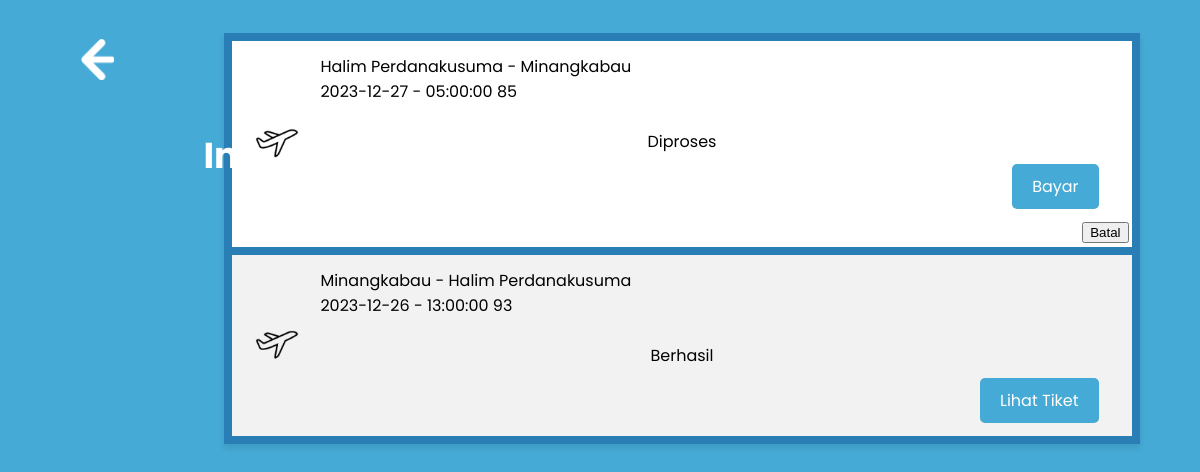
Page /riwayat.php (signed in) on the committed database.
### tables this page shows
CREATE TABLE `transaksi` (
  `id` int(11) NOT NULL,
  `id_jadwal` int(11) NOT NULL,
  `id_user` int(11) NOT NULL,
  `id_penumpang` int(11) NOT NULL,
  `harga` int(11) DEFAULT NULL,
  `status_pembayaran` enum('Berhasil','Gagal','Diproses') DEFAULT NULL,
  `id_kelas` int(11) DEFAULT NULL,
  `kursi` int(11) NOT NULL
);

CREATE TABLE `bandara` (
  `id` int(11) NOT NULL,
  `nama_bandara` varchar(50) NOT NULL,
  `lokasi_bandara` varchar(50) NOT NULL,
  `kode_bandara` varchar(3) DEFAULT NULL
);

CREATE TABLE `jadwal` (
  `id` int(11) NOT NULL,
  `id_rute` int(11) NOT NULL,
  `id_pesawat` int(11) NOT NULL,
  `jam_keberangkatan` time NOT NULL,
  `tanggal_keberangkatan` date NOT NULL
);

### function.php (called while the page is built, shortened)
<?php
$db = mysqli_connect('localhost', 'root', '', 'penerbangan');
function tampiltransaksi(){
    global $db;
    $query = "SELECT transaksi.id, transaksi.id_kelas, transaksi.id_jadwal, transaksi.id_user, transaksi.status_pembayaran, transaksi.kursi, kelas.nama_kelas, rute.harga AS hargaawal,transaksi.harga, kelas.harga_kelas, penumpang.nama_penumpang, penumpang.no_ktp, jadwal.id_pesawat, pesawat.nama_pesawat, pesawat.id_maskapai, maskapai.nama_maskapai, transaksi.id, b1.nama_bandara AS asal, b2.nama_bandara AS tujuan, b1.lokasi_bandara AS lokal, b2.lokasi_bandara AS loktu, jadwal.tanggal_keberangkatan AS tanggal, jadwal.jam_keberangkatan AS waktu_keberangkatan
    FROM transaksi
    INNER JOIN jadwal ON transaksi.id_jadwal = jadwal.id
    INNER JOIN kelas ON transaksi.id_kelas = kelas.id
    INNER JOIN penumpang ON transaksi.id_penumpang = penumpang.id
    INNER JOIN rute ON jadwal.id_rute = rute.id
    INNER JOIN pesawat ON jadwal.id_pesawat = pesawat.id
    INNER JOIN maskapai ON pesawat.id_maskapai = maskapai.id
    INNER JOIN bandara b1 ON rute.id_bandara_asal = b1.id
    INNER JOIN bandara b2 ON rute.id_bandara_tujuan = b2.id
    ORDER BY transaksi.id ASC
    ";
    $result = mysqli_query($db, $query);
    $rows = [];
    while ($row = mysqli_fetch_assoc($result)) {
        $rows[] = $row;
    }
    return $rows;
}
?>

### riwayat.php (the view, shortened to what this page needs)
<?php
require 'function.php';
$id = $_SESSION["id"];
$trans = tampiltransaksi();
$rows = [];
foreach ($trans as $row) {
    if ($row["id_user"] == $id) {
        $rows[] = $row;
    }
}
?>
<!DOCTYPE html>
<html lang="en">
<head>
</head>
<body>
    <div class="image-container">
        <a href="home.php">
            <img src="panah.png" alt="panah">
        </a>
    </div>
    <h1>Ini adalah Riwayat Pemesanan Tiket Kamu</h1>
    <table border="3">
        <?php foreach ($rows as $row): ?>
            <tr>
                <td>
                    <div class="image-container2">
                        <img src="pesawatkecil.png" alt="pesawat">
                    </div>
                    <div class="atribut">
                        <?= $row["asal"]; ?> -
                        <?= $row["tujuan"]; ?>
                        <br>
                        <?= $row["tanggal"]; ?> -
                        <?= $row["waktu_keberangkatan"]; ?>
                        <?= $row["id"]; ?>
                    </div>
                    <br>
                    <label for="status"><?= $row["status_pembayaran"]; ?></label>
                    <br>
                    <?php
                    if ($row["status_pembayaran"] == "Berhasil"): ?>
                        <div class="a">
                            <a class="button" href="tiket.php?id=<?= $row["id"]?>" >Lihat Tiket </a>
                        </div>
                    <?php else: ?>
                        <div class="a">
                            <a class="button" href="bayar.php?id=<?= $row["id"]?>" >Bayar</a>
                            <form method="post" action="">
                        <button type="submit" onclick="confirmCancellation(<?= $row['id'] ?>)" name="batal" value="<?= $row["id"] ?>">Batal</button>
                    </form>
                        </div>
                    <?php endif; ?>
                </td>
            </tr>
            <br>
        <?php endforeach; ?>
    </table>
</body>
</html>

### riwayat.php (style rules this page uses)
body { background-color: #45AAD6; padding: 20px; border-radius: 8px; text-align: center; font-family: 'Poppins', Arial, sans-serif; }
h1 { color: #fff; font-size: 36px; margin-top: 100px; margin-bottom: -200px; }
table { margin: 0 auto 20px; border-collapse: collapse; width: 80%; background-color: #fff; box-shadow: 0 4px 6px rgba(0, 0, 0, 0.1); }
th, td { border: 8px solid #297EB5; padding: 3px; position: relative; }
tr:nth-child(even) { background-color: #f2f2f2; }
.a { text-align: right; }
.button { display: inline-block; padding: 10px 20px; margin: 10px 0; background-color: #45AAD6; color: white; text-decoration: none; border-radius: 5px; transition: background-color 0.3s ease; margin-right: 30px; }
.atribut { text-align: left; margin-left: 85px; margin-top: 10px; }
.image-container { float: left; display: inline-block; padding: 10px 25px; border: 1px solid transparent; border-radius: 5px; transition: transform .4s; }
.image-container img { width: 30%; height: auto; margin-top: ; margin-left: -25px; }
.image-container2 { position: absolute; left: -20px; top: 50%; transform: translateY(-50%); }
.image-container2 img { width: 130px; height: auto; }

### rows in the picture
transaksi: bandara.nama_bandara "Halim Perdanakusuma", bandara.nama_bandara "Minangkabau", id_jadwal.tanggal_keberangkatan "2023-12-27", id_jadwal.jam_keberangkatan "05:00:00", id "85", status_pembayaran "Diproses"
transaksi: bandara.nama_bandara "Minangkabau", bandara.nama_bandara "Halim Perdanakusuma", id_jadwal.tanggal_keberangkatan "2023-12-26", id_jadwal.jam_keberangkatan "13:00:00", id "93", status_pembayaran "Berhasil"
